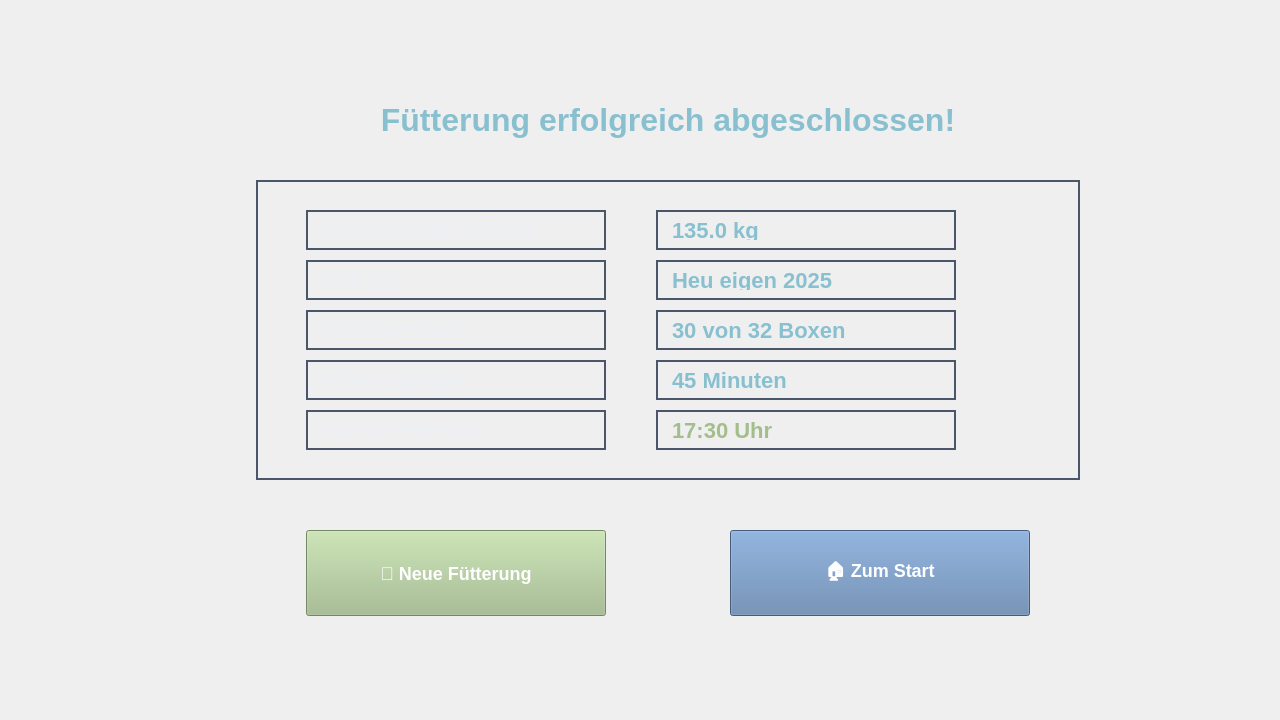
<?xml version="1.0" encoding="UTF-8"?>
<ui version="4.0">
 <class>Form</class>
 <widget class="QWidget" name="Form">
  <property name="geometry">
   <rect>
    <x>0</x>
    <y>0</y>
    <width>1280</width>
    <height>720</height>
   </rect>
  </property>
  <property name="windowTitle">
   <string>Fütterung Abgeschlossen</string>
  </property>
  <property name="styleSheet">
   <string notr="true">QWidget {
    ;
    color: #D8DEE9;
    font-family: &quot;Segoe UI&quot;, Arial, sans-serif;
}

QLabel {
    font-size: 16px;
    padding: 8px;
}

QPushButton {
    background-color: #5E81AC;
    color: white;
    font-size: 18px;
    font-weight: bold;
    padding: 12px 24px;
    min-height: 60px;
}

.title-label {
    font-size: 32px;
    font-weight: bold;
    color: #88C0D0;
    padding: 20px;
}

.summary-label {
    font-size: 24px;
    font-weight: bold;
    color: #A3BE8C;
    padding: 16px;
}

.info-label {
    font-size: 20px;
    color: #ECEFF4;
    padding: 12px;
}

.value-label {
    font-size: 22px;
    font-weight: bold;
    color: #88C0D0;
    padding: 12px;
}</string>
  </property>
  <widget class="QLabel" name="label_titel">
   <property name="geometry">
    <rect>
     <x>206</x>
     <y>80</y>
     <width>924</width>
     <height>80</height>
    </rect>
   </property>
   <property name="styleSheet">
    <string>font-size: 32px; font-weight: bold; color: #88C0D0;</string>
   </property>
   <property name="text">
    <string notr="true">Fütterung erfolgreich abgeschlossen!</string>
   </property>
   <property name="alignment">
    <set>Qt::AlignCenter</set>
   </property>
  </widget>
  <widget class="QFrame" name="frame_zusammenfassung">
   <property name="geometry">
    <rect>
     <x>256</x>
     <y>180</y>
     <width>824</width>
     <height>300</height>
    </rect>
   </property>
   <property name="styleSheet">
    <string notr="true">QFrame { border: 2px solid #4C566A;}</string>
   </property>
   <property name="frameShape">
    <enum>QFrame::Box</enum>
   </property>
   <widget class="QLabel" name="label_gesamtmenge_text">
    <property name="geometry">
     <rect>
      <x>50</x>
      <y>30</y>
      <width>300</width>
      <height>40</height>
     </rect>
    </property>
    <property name="styleSheet">
     <string>font-size: 20px; color: #ECEFF4;</string>
    </property>
    <property name="text">
     <string>Gesamtmenge gefüttert:</string>
    </property>
   </widget>
   <widget class="QLabel" name="label_gesamtmenge_wert">
    <property name="geometry">
     <rect>
      <x>400</x>
      <y>30</y>
      <width>300</width>
      <height>40</height>
     </rect>
    </property>
    <property name="styleSheet">
     <string>font-size: 22px; font-weight: bold; color: #88C0D0;</string>
    </property>
    <property name="text">
     <string>135.0 kg</string>
    </property>
   </widget>
   <widget class="QLabel" name="label_futtertyp_text">
    <property name="geometry">
     <rect>
      <x>50</x>
      <y>80</y>
      <width>300</width>
      <height>40</height>
     </rect>
    </property>
    <property name="styleSheet">
     <string>font-size: 20px; color: #ECEFF4;</string>
    </property>
    <property name="text">
     <string>Futtertyp:</string>
    </property>
   </widget>
   <widget class="QLabel" name="label_futtertyp_wert">
    <property name="geometry">
     <rect>
      <x>400</x>
      <y>80</y>
      <width>300</width>
      <height>40</height>
     </rect>
    </property>
    <property name="styleSheet">
     <string>font-size: 22px; font-weight: bold; color: #88C0D0;</string>
    </property>
    <property name="text">
     <string>Heu eigen 2025</string>
    </property>
   </widget>
   <widget class="QLabel" name="label_pferde_text">
    <property name="geometry">
     <rect>
      <x>50</x>
      <y>130</y>
      <width>300</width>
      <height>40</height>
     </rect>
    </property>
    <property name="styleSheet">
     <string>font-size: 20px; color: #ECEFF4;</string>
    </property>
    <property name="text">
     <string>Pferde gefüttert:</string>
    </property>
   </widget>
   <widget class="QLabel" name="label_pferde_wert">
    <property name="geometry">
     <rect>
      <x>400</x>
      <y>130</y>
      <width>300</width>
      <height>40</height>
     </rect>
    </property>
    <property name="styleSheet">
     <string>font-size: 22px; font-weight: bold; color: #88C0D0;</string>
    </property>
    <property name="text">
     <string>30 von 32 Boxen</string>
    </property>
   </widget>
   <widget class="QLabel" name="label_dauer_text">
    <property name="geometry">
     <rect>
      <x>50</x>
      <y>180</y>
      <width>300</width>
      <height>40</height>
     </rect>
    </property>
    <property name="styleSheet">
     <string>font-size: 20px; color: #ECEFF4;</string>
    </property>
    <property name="text">
     <string>Fütterungsdauer:</string>
    </property>
   </widget>
   <widget class="QLabel" name="label_dauer_wert">
    <property name="geometry">
     <rect>
      <x>400</x>
      <y>180</y>
      <width>300</width>
      <height>40</height>
     </rect>
    </property>
    <property name="styleSheet">
     <string>font-size: 22px; font-weight: bold; color: #88C0D0;</string>
    </property>
    <property name="text">
     <string>45 Minuten</string>
    </property>
   </widget>
   <widget class="QLabel" name="label_naechste_text">
    <property name="geometry">
     <rect>
      <x>50</x>
      <y>230</y>
      <width>300</width>
      <height>40</height>
     </rect>
    </property>
    <property name="styleSheet">
     <string>font-size: 20px; color: #ECEFF4;</string>
    </property>
    <property name="text">
     <string>Nächste Fütterung:</string>
    </property>
   </widget>
   <widget class="QLabel" name="label_naechste_wert">
    <property name="geometry">
     <rect>
      <x>400</x>
      <y>230</y>
      <width>300</width>
      <height>40</height>
     </rect>
    </property>
    <property name="styleSheet">
     <string>font-size: 22px; font-weight: bold; color: #A3BE8C;</string>
    </property>
    <property name="text">
     <string>17:30 Uhr</string>
    </property>
   </widget>
  </widget>
  <widget class="QPushButton" name="btn_neue_fuetterung">
   <property name="geometry">
    <rect>
     <x>306</x>
     <y>530</y>
     <width>300</width>
     <height>84</height>
    </rect>
   </property>
   <property name="styleSheet">
    <string>background-color: #A3BE8C;</string>
   </property>
   <property name="text">
    <string>🔄 Neue Fütterung</string>
   </property>
  </widget>
  <widget class="QPushButton" name="btn_zum_start">
   <property name="geometry">
    <rect>
     <x>730</x>
     <y>530</y>
     <width>300</width>
     <height>84</height>
    </rect>
   </property>
   <property name="styleSheet">
    <string>background-color: #5E81AC;</string>
   </property>
   <property name="text">
    <string>🏠 Zum Start</string>
   </property>
  </widget>
 </widget>
 <resources/>
 <connections/>
</ui>
